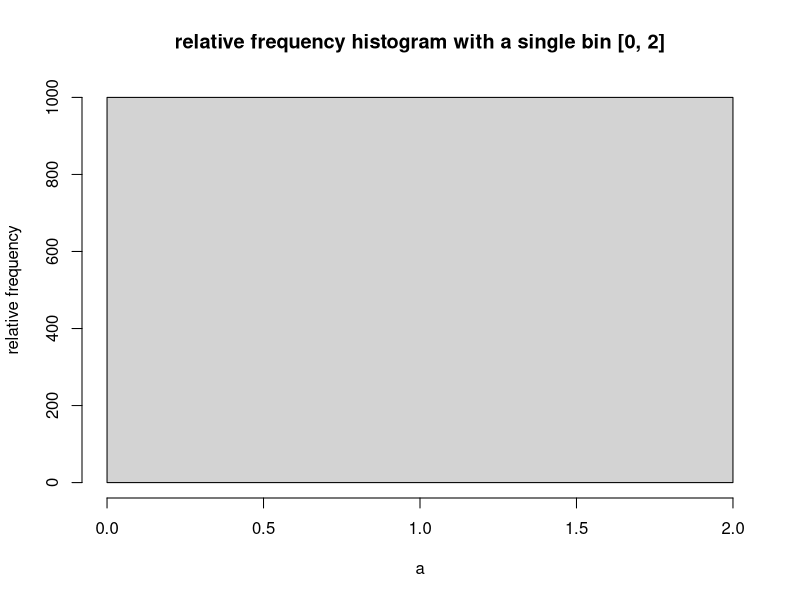
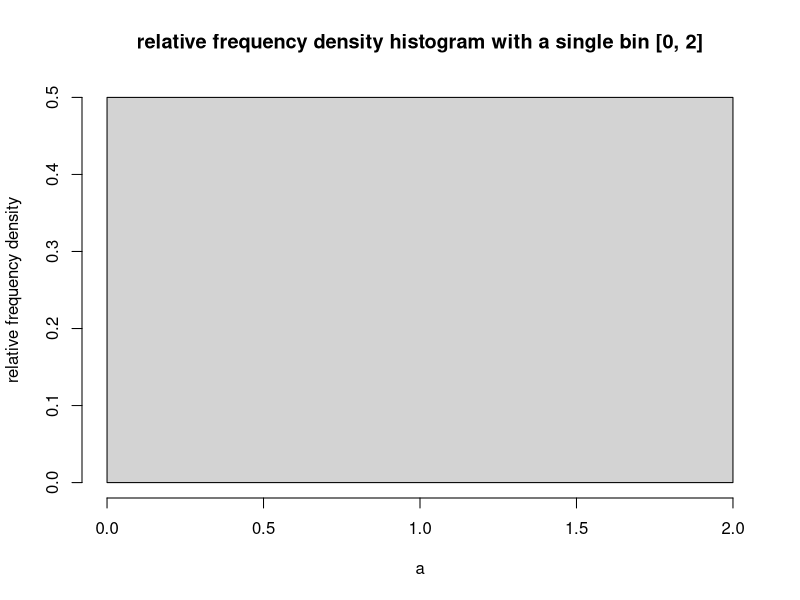
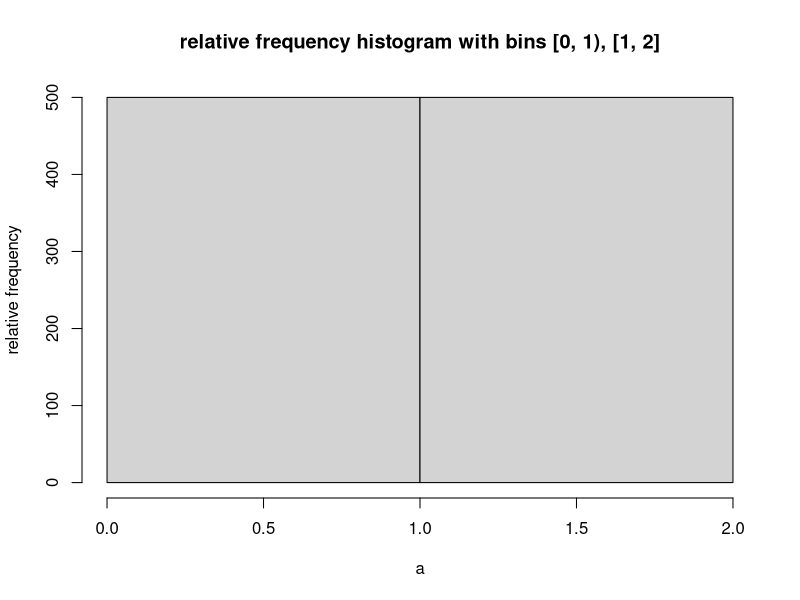
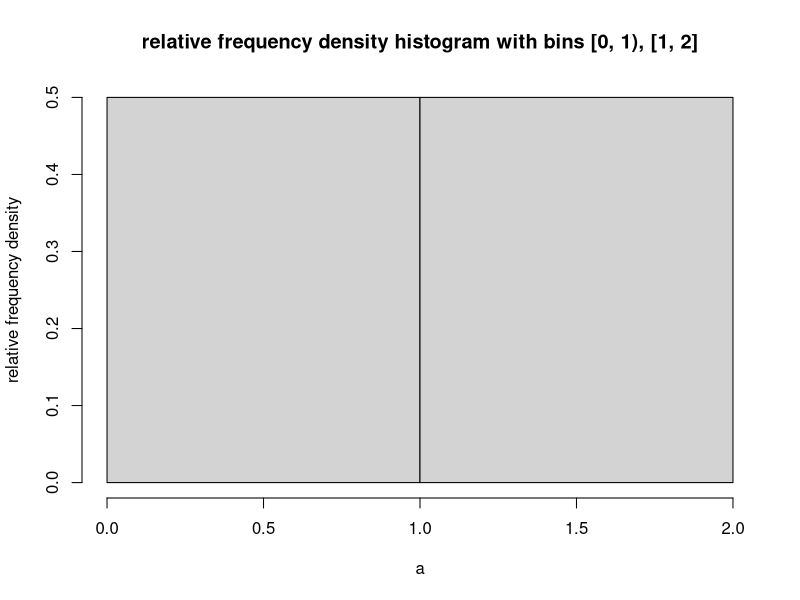

Recreate these plots in R, in order.
a=runif(1000,min=0,max=2)
hist(a, breaks = c(0,2), ylab= 'relative frequency', main = 'relative frequency histogram with a single bin [0, 2]')
hist(a, prob = T, breaks = c(0,2),ylab= 'relative frequency density', , main = 'relative frequency density histogram with a single bin [0, 2]')
hist(a, breaks = c(0,1,2), ylab= 'relative frequency', main = 'relative frequency histogram with bins [0, 1), [1, 2]') 
hist(a, breaks = c(0,1,2), prob = T, ylab= 'relative frequency density', main = 'relative frequency density histogram with bins [0, 1), [1, 2]')
# random values used in histogram
# [1] 0.948722205 0.566666286 1.587244891 0.089131904
# [5] 0.597227267 1.776768940 1.004579498 1.861561369
# [9] 1.486244567 0.794162058 0.191072641 1.355957669
# [13] 0.351427285 1.471678386 0.436700447 1.326613901
# [17] 1.524840971 1.351204486 0.418409530 0.763220787
# [21] 1.979822430 1.754356804 1.524090925 1.819564759
# [25] 0.091179380 1.218894772 0.910486939 0.365320423
# [29] 1.868638810 1.102406341 0.533080874 1.098032984
# [33] 0.923936490 0.263801313 1.187604900 0.499750419
# [37] 0.257921679 1.851784089 0.262676117 1.827269831
# [41] 1.507019874 1.857922748 0.236926511 1.482203166
# [45] 1.943858841 0.388160195 1.017499864 0.485423397
# [49] 0.497397625 0.747011063 1.674643571 0.753411345
# [53] 0.080120968 1.668458564 1.773394244 1.940976636
# [57] 0.303422853 1.884726896 1.653821466 0.166571871
# [61] 1.052973421 1.544712027 1.777264637 0.314884911
# [65] 1.187476228 1.051367967 1.809940254 1.678243769
# [69] 1.600027280 0.138729197 1.609747807 1.393835883
# [73] 1.334776300 1.556206266 1.743587276 0.998722834
# [77] 1.316916720 0.277082302 0.437199627 0.442365592
# [81] 0.334994195 1.090819079 1.985659868 0.349414226
# [85] 0.434653811 0.149246438 0.458082102 1.380790514
# [89] 0.189729017 0.240989173 1.928324155 1.686383400
# [93] 1.703856831 1.073154658 0.248155621 0.703474104
# [97] 0.905040475 1.106464677 1.616160696 1.859791294
# [101] 0.182899581 0.562313841 1.593533249 1.057965276
# [105] 1.415644617 0.169713065 1.027778029 0.905951338
# [109] 1.524012345 1.247503968 0.749311857 1.715884452
# [113] 1.495105085 0.009440128 0.502518801 0.157354431
# [117] 0.591241485 1.246638644 0.411661499 1.038767529
# [121] 0.058174923 1.126931829 0.985201393 1.667665590
# [125] 0.383033205 0.024034312 0.109616048 1.786505247
# [129] 0.351672058 0.534252869 1.815014876 1.994013330
# [133] 1.518431547 1.788626026 1.527372027 1.427201823
# [137] 1.761083956 1.323870970 1.294603757 0.928359624
# [141] 0.896113910 0.705407910 0.930132668 0.865746739
# [145] 0.741583230 0.648295521 1.464783784 1.851986722
# [149] 0.293633343 1.342562265 1.784875986 0.029143339
# [153] 1.883768708 0.612980405 1.188052413 0.223530596
# [157] 1.587674862 0.180965639 0.945542679 1.215922752
# [161] 1.010048391 1.935672706 1.130784549 1.766169997
# [165] 1.240871001 0.905590358 1.132304792 0.972760052
# [169] 1.993466058 1.471659068 1.763347758 0.207092398
# [173] 1.234342588 0.649257351 1.839014535 1.827988992
# [177] 1.996400433 1.362884588 1.231267394 0.189656021
# [181] 0.135143562 0.155520835 1.549708219 0.738925346
# [185] 0.749705153 1.415629928 1.454839205 1.757574629
# [189] 1.329538203 0.363202785 1.571374278 1.842359141
# [193] 1.383476335 0.422750719 1.312158319 1.776143690
# [197] 0.561521793 0.240692914 0.087684249 1.110798911
# [201] 1.215682374 1.261175169 0.206218512 1.232548940
# [205] 1.139662049 1.964869061 1.020415883 0.407146157
# [209] 0.625473922 1.103101797 0.061601474 0.368785892
# [213] 1.496076369 0.469111326 0.145065513 1.316492205
# [217] 1.627485312 0.969291953 1.088205698 0.163791929
# [221] 0.794926806 0.378267688 0.645343968 1.971475258
# [225] 0.454582045 1.215037537 1.976244482 0.099698195
# [229] 1.887448356 1.424889910 0.515251331 0.033931164
# [233] 0.567833452 1.321289295 0.771138464 0.090730368
# [237] 1.342239390 1.073173733 0.706996081 0.012099840
# [241] 0.178273588 0.262661654 1.143849946 0.682723422
# [245] 1.682456565 1.587529305 0.990649350 0.678494986
# [249] 1.857670824 0.245381736 0.262374181 0.967554573
# [253] 1.138494792 0.896671861 1.851695293 1.484508449
# [257] 1.192646704 0.153440849 0.079167950 0.615091114
# [261] 1.432383002 1.314021743 1.472052083 0.257573255
# [265] 0.128815720 1.456173809 1.254539419 1.575321279
# [269] 0.778454473 0.725903406 0.183605585 0.655352001
# [273] 1.582023266 0.666803080 1.912534229 1.235834599
# [277] 1.679719815 0.946467330 1.585031562 0.596263304
# [281] 0.395428392 1.983131866 1.655654293 0.548915503
# [285] 0.740556544 1.694403033 0.022770913 1.263479032
# [289] 0.024824007 0.559088383 1.601653814 0.484914434
# [293] 0.746435540 1.239625331 1.211648037 0.546155997
# [297] 1.470673377 1.624242957 0.995183441 1.037127511
# [301] 0.294093774 1.469465983 0.210186104 1.485523580
# [305] 0.402701238 0.616426372 0.470109764 0.475202389
# [309] 1.487215053 0.064191406 0.096510379 0.426276604
# [313] 1.852491854 1.413733624 0.482308154 1.137217772
# [317] 0.066193585 1.666003946 0.300816093 0.163781194
# [321] 1.173390815 0.224687099 1.267260102 0.299352925
# [325] 0.634595842 1.998563068 1.561817837 1.294600844
# [329] 0.881539820 0.050055007 0.667961793 0.657670238
# [333] 0.606481283 0.420242107 0.559328118 0.498470535
# [337] 0.764091860 1.560006697 0.831376094 0.081168693
# [341] 1.952701740 1.360708056 0.373408800 1.899532109
# [345] 1.738925084 1.247408707 0.673845671 1.668723588
# [349] 0.550798137 1.924893384 1.104566112 0.067621986
# [353] 0.233690240 1.167140634 0.918464507 0.943165957
# [357] 1.002115326 1.794041303 0.501992916 1.242119374
# [361] 1.875684578 0.060208079 1.871844561 1.480607609
# [365] 1.821392221 1.307745823 1.947707864 0.483279420
# [369] 1.370831477 1.739376367 1.415590409 1.019416007
# [373] 1.980156132 1.119148189 1.109520768 0.035337497
# [377] 0.493584576 1.906523374 0.945764683 0.991059309
# [381] 1.087155662 0.694004842 1.846450479 1.283017149
# [385] 0.989182489 0.609996896 0.284028687 0.092902607
# [389] 1.404772653 1.941331317 1.842530310 1.307711746
# [393] 1.220589385 0.391956299 0.272869606 1.261800834
# [397] 1.290132228 0.325435133 1.940931927 1.826548561
# [401] 0.410599220 1.668921336 0.079189851 0.945352045
# [405] 0.934684050 1.834583173 1.583226413 1.861029189
# [409] 1.607033366 1.229133562 1.283835099 1.466305615
# [413] 0.342035203 0.559555808 1.252632283 1.615201456
# [417] 0.995285048 1.408406814 1.709572831 0.095196017
# [421] 0.220211950 0.394553360 1.626340168 0.101624730
# [425] 0.520169495 0.123325186 0.429613557 0.936149952
# [429] 1.481499748 0.468378313 1.019573452 0.496981407
# [433] 1.631502560 1.035440246 1.366789077 1.317943831
# [437] 1.400428434 1.244731413 0.121612185 1.788608882
# [441] 1.898618598 0.847731622 1.007934052 1.399991859
# [445] 1.876806802 0.461492297 1.944145300 1.586324482
# [449] 0.487190369 0.624561264 0.198075084 0.870287111
# [453] 0.918869747 0.034792739 1.170975671 0.144609636
# [457] 0.399891436 0.157320559 1.688180625 1.994098798
# [461] 1.810147418 0.106246816 1.743609857 0.431581962
# [465] 1.043105364 1.998297945 0.525886815 1.510129316
# [469] 1.089047323 1.897651917 0.367671655 1.448459689
# [473] 1.917796848 1.190582021 1.699982059 0.463694947
# [477] 1.832438269 1.364685194 1.491960507 1.323853820
# [481] 1.491186652 0.184969948 1.489420264 0.075428236
# [485] 0.744605046 1.158724710 0.414952374 1.791765976
# [489] 1.262077794 1.745708103 0.185090101 1.768338412
# [493] 1.624691453 0.382880090 0.160150710 0.814185916
# [497] 0.764837109 0.202747989 1.273720172 0.944969269
# [501] 0.663977805 1.863869813 0.075379529 1.765842712
# [505] 1.436365652 1.600072973 1.839449095 1.094144751
# [509] 0.570996529 1.448369372 1.349530837 0.649694053
# [513] 0.595224761 0.768809504 1.129991386 0.012004318
# [517] 0.906648775 1.242645845 0.859691542 1.274901712
# [521] 1.558513437 0.323139386 1.404208825 1.187444483
# [525] 1.826010451 0.724885609 1.417671789 1.065934658
# [529] 1.077116638 1.068663822 1.409632004 1.975182794
# [533] 1.035426622 0.508240990 0.635688102 0.861422260
# [537] 1.950583326 1.115852658 1.991274063 0.795641219
# [541] 1.932458230 0.745799803 1.121527532 1.383307361
# [545] 1.220945573 0.326482424 1.341686037 0.607449369
# [549] 1.196545364 1.106411281 1.469993044 1.779822344
# [553] 0.043116242 0.513540021 1.545314588 0.501365682
# [557] 0.765235946 0.143895442 0.151259988 0.816359810
# [561] 0.056285551 1.163006630 0.159390189 0.147579683
# [565] 0.929799597 1.973477530 0.414596442 1.395106506
# [569] 1.459042483 0.845937249 1.625163855 0.813716341
# [573] 1.376287816 0.373431502 0.001060802 0.051927594
# [577] 1.252357654 0.457227886 1.572927721 0.491955721
# [581] 0.211648243 1.247034829 0.254175051 1.855807395
# [585] 1.087003028 1.659006636 0.674517646 1.751484652
# [589] 0.726255670 0.939090117 1.872144927 0.601055280
# [593] 1.975877038 1.063518163 0.882743181 0.041497221
# [597] 1.627446791 1.184385666 1.181135780 0.415213069
# [601] 1.698532849 0.065073533 0.808551454 0.155669415
# [605] 0.121889600 1.507379756 1.786859150 1.239784980
# [609] 1.289117181 0.060026219 0.487732593 1.171091370
# [613] 1.742719114 1.527271155 0.470527971 1.601202500
# [617] 1.176930830 0.025094530 1.050624257 0.257481560
# [621] 0.958492586 0.445822627 1.367972130 1.785340258
# [625] 1.285642589 0.454877343 0.545831555 1.315356748
# [629] 0.647074578 0.936264067 0.974663351 1.764222656
# [633] 0.926160536 1.539373018 1.913117492 0.234519672
# [637] 1.945503025 1.725071202 0.749285559 1.693987848
# [641] 1.704017403 0.062152283 0.479717029 1.354721911
# [645] 1.334312362 1.212846922 0.367990102 1.675236951
# [649] 0.177627630 1.246519759 0.653119096 1.068826371
# [653] 0.920062373 1.199272881 0.946088873 0.981319655
# [657] 0.042378773 0.798294523 0.831644158 0.111464626
# [661] 1.753279945 0.941418929 0.247422126 0.828302988
# [665] 1.086478184 1.356014535 1.296978372 1.558696680
# [669] 0.441386087 1.361180730 0.724357069 1.646652946
# [673] 1.931960002 0.455045503 0.594289724 0.920849929
# [677] 0.263946566 1.546009436 1.866897745 1.345178070
# [681] 0.166474015 0.105405278 1.374175660 1.777598180
# [685] 0.295066642 1.972711217 1.117839710 0.154754962
# [689] 0.580529137 0.418754059 0.792987059 1.220227919
# [693] 0.315455093 1.978133487 1.003796424 0.854475804
# [697] 0.520908964 1.737231408 0.370584501 0.307468529
# [701] 0.467581092 0.633565355 1.124192968 0.289031377
# [705] 0.678513124 1.066717792 1.468090800 0.765805600
# [709] 1.496222125 0.896724717 1.193979443 0.903514780
# [713] 0.444109892 1.722982528 0.211030472 1.853617619
# [717] 1.436942953 1.902360218 0.137127722 1.866037683
# [721] 0.632756478 1.767864354 1.655647613 0.402832088
# [725] 1.039371084 1.729238448 0.541464083 1.485356688
# [729] 0.910993333 1.094624551 1.597478031 0.660263896
# [733] 1.494837944 1.718004169 0.392087705 1.051975159
# [737] 0.845949295 0.023215130 0.217425540 0.946357376
# [741] 0.146571624 1.270396251 0.254782332 1.245741914
# [745] 0.727050843 0.667581667 1.708448175 1.402055844
# [749] 0.005880549 1.690908977 0.487810425 1.386760418
# [753] 1.354407088 0.916796868 0.317653215 0.222636208
# [757] 1.695171473 1.017034678 1.073418539 0.110154115
# [761] 1.313832916 1.933383352 0.085166206 0.073500623
# [765] 0.964296203 1.089533947 0.204970881 0.643367297
# [769] 1.949760636 1.092775000 0.326798372 0.831112830
# [773] 0.813743393 0.668570642 0.914591900 1.214254837
# [777] 1.395094355 0.053679427 1.336724441 0.854082296
# [781] 0.832813404 1.848116704 0.200101981 1.746982228
# [785] 0.557461715 1.222586457 1.822722853 0.947308823
# [789] 1.857402190 1.912328467 1.103516521 0.906938653
# [793] 1.344826610 1.541333071 0.883788922 1.217742476
# [797] 1.789108871 1.436802485 0.138109263 1.669237937
# [801] 0.056251680 1.151270991 0.134639810 1.304025948
# [805] 0.635503398 1.389446236 0.994450694 1.757319122
# [809] 1.778995633 0.686172625 0.766472070 1.075341440
# [813] 1.474067394 1.504121950 0.309188382 1.517245694
# [817] 0.780603816 0.116817821 0.334769530 0.173882386
# [821] 0.110027807 1.472479806 1.727696617 1.594685254
# [825] 1.717956266 0.557738507 1.026837497 1.702044602
# [829] 0.518246895 0.453822143 0.893455246 0.356029524
# [833] 0.316912036 0.297915389 1.289309990 1.942167421
# [837] 0.064704694 1.125355907 1.560627786 0.941095913
# [841] 1.086488517 0.919613862 0.400967304 1.559432500
# [845] 1.187934910 1.559169402 0.655079164 1.854159700
# [849] 0.449768195 1.752111389 1.684158779 0.593666007
# [853] 0.505294314 0.050944315 1.871258886 0.249965453
# [857] 1.214378808 1.297524366 1.135832209 0.696529388
# [861] 0.018783247 1.341173869 0.813576669 1.077335025
# [865] 1.332099127 1.917620697 0.772067753 0.586519226
# [869] 1.803532900 1.500871552 0.899219058 0.332031148
# [873] 1.162379762 0.681825585 1.889567765 1.463327147
# [877] 0.585425134 0.315652305 1.663833531 1.621878208
# [881] 1.570542825 0.989116567 0.028801101 1.233387820
# [885] 1.033388187 1.448347829 1.776404746 0.837642490
# [889] 0.745356030 0.794937494 0.868933912 1.862762929
# [893] 0.905584531 0.722551780 1.440720853 1.443815886
# [897] 1.699272904 1.518179819 0.590268646 0.933411873
# [901] 0.412304129 1.017804198 0.856529060 0.892888769
# [905] 0.230402783 1.557453710 1.245912125 0.408293853
# [909] 0.659735107 1.814449924 0.083689634 1.440095340
# [913] 1.491430714 1.686430785 0.185877766 1.108810439
# [917] 1.750918585 1.229974323 0.883908699 0.868373123
# [921] 1.255805109 0.723620806 1.819053048 0.972921981
# [925] 1.918742532 0.787774088 0.366742662 0.341133979
# [929] 1.418246840 0.312336638 0.984032390 1.713456804
# [933] 0.003494451 1.692401315 1.639837765 0.616607712
# [937] 1.032577972 1.006072998 0.854533494 0.181058133
# [941] 1.632021724 1.038763989 1.058911758 0.502092902
# [945] 0.096183337 0.283429751 0.260691753 0.162121746
# [949] 1.245470551 0.130354580 0.530162017 1.529581876
# [953] 0.388589106 0.576006319 1.624063061 0.556542869
# [957] 0.546485413 1.276292102 0.518415657 1.711319107
# [961] 1.394201104 0.560747945 0.531887137 1.267163768
# [965] 1.637936624 1.089717717 1.503143298 0.725529089
# [969] 0.930124333 0.878363960 1.773580487 1.554130222
# [973] 1.738479181 1.879184627 0.856210751 1.880667283
# [977] 1.715936294 0.426417112 0.874569624 0.924639430
# [981] 1.412655596 1.913759405 0.530583419 1.252239078
# [985] 1.781697537 1.052028325 0.182416016 0.823862589
# [989] 1.372347189 1.448338125 0.700906952 1.853866732
# [993] 1.336777527 0.450734962 0.019970551 0.333738124
# [997] 1.436674119 0.739707057 1.286027155 0.848553909